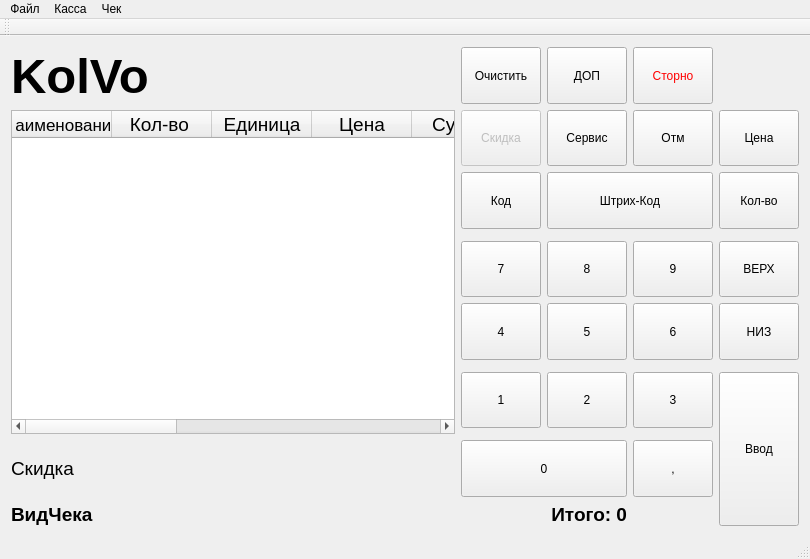
<?xml version="1.0" encoding="UTF-8"?>
<ui version="4.0">
 <class>RR_Cash</class>
 <widget class="QMainWindow" name="RR_Cash">
  <property name="enabled">
   <bool>true</bool>
  </property>
  <property name="geometry">
   <rect>
    <x>0</x>
    <y>0</y>
    <width>810</width>
    <height>559</height>
   </rect>
  </property>
  <property name="sizePolicy">
   <sizepolicy hsizetype="Preferred" vsizetype="Preferred">
    <horstretch>0</horstretch>
    <verstretch>0</verstretch>
   </sizepolicy>
  </property>
  <property name="windowTitle">
   <string>АРК Кассира</string>
  </property>
  <property name="windowOpacity">
   <double>1.000000000000000</double>
  </property>
  <property name="statusTip">
   <string/>
  </property>
  <widget class="QWidget" name="centralWidget">
   <layout class="QGridLayout" name="gridLayout_4">
    <item row="5" column="9">
     <widget class="QPushButton" name="nine">
      <property name="sizePolicy">
       <sizepolicy hsizetype="Minimum" vsizetype="Expanding">
        <horstretch>0</horstretch>
        <verstretch>0</verstretch>
       </sizepolicy>
      </property>
      <property name="focusPolicy">
       <enum>Qt::NoFocus</enum>
      </property>
      <property name="styleSheet">
       <string notr="true">font: 36pt &quot;MS Shell Dlg 2&quot;;</string>
      </property>
      <property name="text">
       <string>9</string>
      </property>
     </widget>
    </item>
    <item row="5" column="10">
     <widget class="QPushButton" name="up">
      <property name="sizePolicy">
       <sizepolicy hsizetype="Minimum" vsizetype="Expanding">
        <horstretch>0</horstretch>
        <verstretch>0</verstretch>
       </sizepolicy>
      </property>
      <property name="focusPolicy">
       <enum>Qt::NoFocus</enum>
      </property>
      <property name="styleSheet">
       <string notr="true">font: 24pt &quot;MS Shell Dlg 2&quot;;</string>
      </property>
      <property name="text">
       <string>ВЕРХ</string>
      </property>
     </widget>
    </item>
    <item row="11" column="0" colspan="4">
     <widget class="QLabel" name="label_VidCheka">
      <property name="font">
       <font>
        <pointsize>14</pointsize>
        <weight>75</weight>
        <italic>false</italic>
        <bold>true</bold>
       </font>
      </property>
      <property name="text">
       <string>ВидЧека</string>
      </property>
      <property name="alignment">
       <set>Qt::AlignLeading|Qt::AlignLeft|Qt::AlignVCenter</set>
      </property>
     </widget>
    </item>
    <item row="5" column="8">
     <widget class="QPushButton" name="eight">
      <property name="sizePolicy">
       <sizepolicy hsizetype="Minimum" vsizetype="Expanding">
        <horstretch>0</horstretch>
        <verstretch>0</verstretch>
       </sizepolicy>
      </property>
      <property name="focusPolicy">
       <enum>Qt::NoFocus</enum>
      </property>
      <property name="styleSheet">
       <string notr="true">font: 36pt &quot;MS Shell Dlg 2&quot;;</string>
      </property>
      <property name="text">
       <string>8</string>
      </property>
     </widget>
    </item>
    <item row="0" column="0" colspan="5">
     <widget class="QLabel" name="label_KolVo">
      <property name="font">
       <font>
        <pointsize>37</pointsize>
        <weight>75</weight>
        <bold>true</bold>
       </font>
      </property>
      <property name="layoutDirection">
       <enum>Qt::LeftToRight</enum>
      </property>
      <property name="text">
       <string>KolVo</string>
      </property>
      <property name="alignment">
       <set>Qt::AlignLeading|Qt::AlignLeft|Qt::AlignVCenter</set>
      </property>
     </widget>
    </item>
    <item row="8" column="9">
     <widget class="QPushButton" name="three">
      <property name="sizePolicy">
       <sizepolicy hsizetype="Minimum" vsizetype="Expanding">
        <horstretch>0</horstretch>
        <verstretch>0</verstretch>
       </sizepolicy>
      </property>
      <property name="focusPolicy">
       <enum>Qt::NoFocus</enum>
      </property>
      <property name="styleSheet">
       <string notr="true">font: 36pt &quot;MS Shell Dlg 2&quot;;</string>
      </property>
      <property name="text">
       <string>3</string>
      </property>
     </widget>
    </item>
    <item row="8" column="8">
     <widget class="QPushButton" name="two2">
      <property name="sizePolicy">
       <sizepolicy hsizetype="Minimum" vsizetype="Expanding">
        <horstretch>0</horstretch>
        <verstretch>0</verstretch>
       </sizepolicy>
      </property>
      <property name="focusPolicy">
       <enum>Qt::NoFocus</enum>
      </property>
      <property name="styleSheet">
       <string notr="true">font: 36pt &quot;MS Shell Dlg 2&quot;;</string>
      </property>
      <property name="text">
       <string>2</string>
      </property>
     </widget>
    </item>
    <item row="11" column="6" colspan="3">
     <widget class="QLabel" name="label_Itog">
      <property name="minimumSize">
       <size>
        <width>158</width>
        <height>0</height>
       </size>
      </property>
      <property name="font">
       <font>
        <pointsize>14</pointsize>
        <weight>75</weight>
        <italic>false</italic>
        <bold>true</bold>
       </font>
      </property>
      <property name="text">
       <string>Итого: 0</string>
      </property>
      <property name="alignment">
       <set>Qt::AlignRight|Qt::AlignTrailing|Qt::AlignVCenter</set>
      </property>
     </widget>
    </item>
    <item row="6" column="8">
     <widget class="QPushButton" name="five">
      <property name="sizePolicy">
       <sizepolicy hsizetype="Minimum" vsizetype="Expanding">
        <horstretch>0</horstretch>
        <verstretch>0</verstretch>
       </sizepolicy>
      </property>
      <property name="focusPolicy">
       <enum>Qt::NoFocus</enum>
      </property>
      <property name="styleSheet">
       <string notr="true">font: 36pt &quot;MS Shell Dlg 2&quot;;</string>
      </property>
      <property name="text">
       <string>5</string>
      </property>
     </widget>
    </item>
    <item row="2" column="9">
     <widget class="QPushButton" name="clear">
      <property name="sizePolicy">
       <sizepolicy hsizetype="Minimum" vsizetype="Expanding">
        <horstretch>0</horstretch>
        <verstretch>0</verstretch>
       </sizepolicy>
      </property>
      <property name="focusPolicy">
       <enum>Qt::NoFocus</enum>
      </property>
      <property name="styleSheet">
       <string notr="true">font: 26pt &quot;MS Shell Dlg 2&quot;;</string>
      </property>
      <property name="text">
       <string>Отм</string>
      </property>
     </widget>
    </item>
    <item row="2" column="8">
     <widget class="QPushButton" name="service">
      <property name="sizePolicy">
       <sizepolicy hsizetype="Minimum" vsizetype="Expanding">
        <horstretch>0</horstretch>
        <verstretch>0</verstretch>
       </sizepolicy>
      </property>
      <property name="focusPolicy">
       <enum>Qt::NoFocus</enum>
      </property>
      <property name="styleSheet">
       <string notr="true">font: 24pt &quot;MS Shell Dlg 2&quot;;</string>
      </property>
      <property name="text">
       <string>Сервис</string>
      </property>
     </widget>
    </item>
    <item row="10" column="0">
     <widget class="QLabel" name="label">
      <property name="font">
       <font>
        <pointsize>14</pointsize>
       </font>
      </property>
      <property name="text">
       <string>Скидка</string>
      </property>
     </widget>
    </item>
    <item row="0" column="9">
     <widget class="QPushButton" name="minus">
      <property name="sizePolicy">
       <sizepolicy hsizetype="Minimum" vsizetype="Expanding">
        <horstretch>0</horstretch>
        <verstretch>0</verstretch>
       </sizepolicy>
      </property>
      <property name="focusPolicy">
       <enum>Qt::NoFocus</enum>
      </property>
      <property name="styleSheet">
       <string notr="true">color: rgb(255, 0, 0); font: 24pt &quot;MS Shell Dlg 2&quot;;</string>
      </property>
      <property name="text">
       <string>Сторно</string>
      </property>
     </widget>
    </item>
    <item row="0" column="10">
     <layout class="QGridLayout" name="gridLayout"/>
    </item>
    <item row="10" column="1">
     <widget class="QLabel" name="discont_2">
      <property name="font">
       <font>
        <pointsize>14</pointsize>
       </font>
      </property>
      <property name="text">
       <string/>
      </property>
     </widget>
    </item>
    <item row="2" column="10">
     <widget class="QPushButton" name="price">
      <property name="sizePolicy">
       <sizepolicy hsizetype="Minimum" vsizetype="Expanding">
        <horstretch>0</horstretch>
        <verstretch>0</verstretch>
       </sizepolicy>
      </property>
      <property name="focusPolicy">
       <enum>Qt::NoFocus</enum>
      </property>
      <property name="styleSheet">
       <string notr="true">font: 26pt &quot;MS Shell Dlg 2&quot;;</string>
      </property>
      <property name="text">
       <string>Цена</string>
      </property>
     </widget>
    </item>
    <item row="0" column="8">
     <widget class="QPushButton" name="additionaly">
      <property name="sizePolicy">
       <sizepolicy hsizetype="Minimum" vsizetype="Expanding">
        <horstretch>0</horstretch>
        <verstretch>0</verstretch>
       </sizepolicy>
      </property>
      <property name="focusPolicy">
       <enum>Qt::NoFocus</enum>
      </property>
      <property name="styleSheet">
       <string notr="true">font: 26pt &quot;MS Shell Dlg 2&quot;;</string>
      </property>
      <property name="text">
       <string>ДОП</string>
      </property>
     </widget>
    </item>
    <item row="6" column="10">
     <widget class="QPushButton" name="Down">
      <property name="sizePolicy">
       <sizepolicy hsizetype="Minimum" vsizetype="Expanding">
        <horstretch>0</horstretch>
        <verstretch>0</verstretch>
       </sizepolicy>
      </property>
      <property name="focusPolicy">
       <enum>Qt::NoFocus</enum>
      </property>
      <property name="styleSheet">
       <string notr="true">font: 24pt &quot;MS Shell Dlg 2&quot;;</string>
      </property>
      <property name="text">
       <string>НИЗ</string>
      </property>
     </widget>
    </item>
    <item row="6" column="9">
     <widget class="QPushButton" name="six">
      <property name="sizePolicy">
       <sizepolicy hsizetype="Minimum" vsizetype="Expanding">
        <horstretch>0</horstretch>
        <verstretch>0</verstretch>
       </sizepolicy>
      </property>
      <property name="focusPolicy">
       <enum>Qt::NoFocus</enum>
      </property>
      <property name="styleSheet">
       <string notr="true">font: 36pt &quot;MS Shell Dlg 2&quot;;</string>
      </property>
      <property name="text">
       <string>6</string>
      </property>
     </widget>
    </item>
    <item row="8" column="10" rowspan="4">
     <widget class="QPushButton" name="enter">
      <property name="sizePolicy">
       <sizepolicy hsizetype="Minimum" vsizetype="Expanding">
        <horstretch>0</horstretch>
        <verstretch>0</verstretch>
       </sizepolicy>
      </property>
      <property name="focusPolicy">
       <enum>Qt::NoFocus</enum>
      </property>
      <property name="whatsThis">
       <string>осуществлятся подтверждение операции</string>
      </property>
      <property name="styleSheet">
       <string notr="true">font: 26pt &quot;MS Shell Dlg 2&quot;;</string>
      </property>
      <property name="text">
       <string>Ввод</string>
      </property>
     </widget>
    </item>
    <item row="6" column="7">
     <widget class="QPushButton" name="four">
      <property name="sizePolicy">
       <sizepolicy hsizetype="Minimum" vsizetype="Expanding">
        <horstretch>0</horstretch>
        <verstretch>0</verstretch>
       </sizepolicy>
      </property>
      <property name="focusPolicy">
       <enum>Qt::NoFocus</enum>
      </property>
      <property name="styleSheet">
       <string notr="true">font: 36pt &quot;MS Shell Dlg 2&quot;;</string>
      </property>
      <property name="text">
       <string>4</string>
      </property>
     </widget>
    </item>
    <item row="8" column="7">
     <widget class="QPushButton" name="one">
      <property name="sizePolicy">
       <sizepolicy hsizetype="Minimum" vsizetype="Expanding">
        <horstretch>0</horstretch>
        <verstretch>0</verstretch>
       </sizepolicy>
      </property>
      <property name="focusPolicy">
       <enum>Qt::NoFocus</enum>
      </property>
      <property name="styleSheet">
       <string notr="true">font: 36pt &quot;MS Shell Dlg 2&quot;;</string>
      </property>
      <property name="text">
       <string>1</string>
      </property>
     </widget>
    </item>
    <item row="10" column="9">
     <widget class="QPushButton" name="dote">
      <property name="sizePolicy">
       <sizepolicy hsizetype="Minimum" vsizetype="Expanding">
        <horstretch>0</horstretch>
        <verstretch>0</verstretch>
       </sizepolicy>
      </property>
      <property name="focusPolicy">
       <enum>Qt::NoFocus</enum>
      </property>
      <property name="styleSheet">
       <string notr="true">font: 36pt &quot;MS Shell Dlg 2&quot;;</string>
      </property>
      <property name="text">
       <string>,</string>
      </property>
     </widget>
    </item>
    <item row="2" column="7">
     <widget class="QPushButton" name="discont">
      <property name="enabled">
       <bool>false</bool>
      </property>
      <property name="sizePolicy">
       <sizepolicy hsizetype="Minimum" vsizetype="Expanding">
        <horstretch>0</horstretch>
        <verstretch>0</verstretch>
       </sizepolicy>
      </property>
      <property name="focusPolicy">
       <enum>Qt::NoFocus</enum>
      </property>
      <property name="styleSheet">
       <string notr="true">font: 24pt &quot;MS Shell Dlg 2&quot;;</string>
      </property>
      <property name="text">
       <string>Скидка</string>
      </property>
     </widget>
    </item>
    <item row="0" column="7">
     <widget class="QPushButton" name="pushButton">
      <property name="sizePolicy">
       <sizepolicy hsizetype="Minimum" vsizetype="Expanding">
        <horstretch>0</horstretch>
        <verstretch>0</verstretch>
       </sizepolicy>
      </property>
      <property name="focusPolicy">
       <enum>Qt::NoFocus</enum>
      </property>
      <property name="styleSheet">
       <string notr="true">font: 18pt &quot;MS Shell Dlg 2&quot;;</string>
      </property>
      <property name="text">
       <string>Очистить</string>
      </property>
     </widget>
    </item>
    <item row="10" column="7" colspan="2">
     <widget class="QPushButton" name="zero">
      <property name="sizePolicy">
       <sizepolicy hsizetype="Minimum" vsizetype="Expanding">
        <horstretch>0</horstretch>
        <verstretch>0</verstretch>
       </sizepolicy>
      </property>
      <property name="focusPolicy">
       <enum>Qt::NoFocus</enum>
      </property>
      <property name="styleSheet">
       <string notr="true">font: 36pt &quot;MS Shell Dlg 2&quot;;</string>
      </property>
      <property name="text">
       <string>0</string>
      </property>
     </widget>
    </item>
    <item row="5" column="7">
     <widget class="QPushButton" name="seven">
      <property name="sizePolicy">
       <sizepolicy hsizetype="Minimum" vsizetype="Expanding">
        <horstretch>0</horstretch>
        <verstretch>0</verstretch>
       </sizepolicy>
      </property>
      <property name="focusPolicy">
       <enum>Qt::NoFocus</enum>
      </property>
      <property name="styleSheet">
       <string notr="true">font: 36pt &quot;MS Shell Dlg 2&quot;;</string>
      </property>
      <property name="text">
       <string>7</string>
      </property>
     </widget>
    </item>
    <item row="3" column="8" colspan="2">
     <widget class="QPushButton" name="tab">
      <property name="sizePolicy">
       <sizepolicy hsizetype="Minimum" vsizetype="Expanding">
        <horstretch>0</horstretch>
        <verstretch>0</verstretch>
       </sizepolicy>
      </property>
      <property name="focusPolicy">
       <enum>Qt::NoFocus</enum>
      </property>
      <property name="styleSheet">
       <string notr="true">font: 26pt &quot;MS Shell Dlg 2&quot;;</string>
      </property>
      <property name="text">
       <string>Штрих-Код</string>
      </property>
     </widget>
    </item>
    <item row="3" column="10">
     <widget class="QPushButton" name="product">
      <property name="sizePolicy">
       <sizepolicy hsizetype="Minimum" vsizetype="Expanding">
        <horstretch>0</horstretch>
        <verstretch>0</verstretch>
       </sizepolicy>
      </property>
      <property name="focusPolicy">
       <enum>Qt::NoFocus</enum>
      </property>
      <property name="styleSheet">
       <string notr="true">font: 26pt &quot;MS Shell Dlg 2&quot;;</string>
      </property>
      <property name="text">
       <string>Кол-во</string>
      </property>
     </widget>
    </item>
    <item row="3" column="7">
     <widget class="QPushButton" name="tab_2">
      <property name="sizePolicy">
       <sizepolicy hsizetype="Minimum" vsizetype="Expanding">
        <horstretch>0</horstretch>
        <verstretch>0</verstretch>
       </sizepolicy>
      </property>
      <property name="focusPolicy">
       <enum>Qt::NoFocus</enum>
      </property>
      <property name="styleSheet">
       <string notr="true">font: 26pt &quot;MS Shell Dlg 2&quot;;</string>
      </property>
      <property name="text">
       <string>Код</string>
      </property>
     </widget>
    </item>
    <item row="2" column="0" rowspan="8" colspan="7">
     <widget class="QTableWidget" name="table_tovar">
      <property name="sizePolicy">
       <sizepolicy hsizetype="Expanding" vsizetype="Expanding">
        <horstretch>0</horstretch>
        <verstretch>0</verstretch>
       </sizepolicy>
      </property>
      <property name="font">
       <font>
        <family>MS Shell Dlg 2</family>
        <pointsize>14</pointsize>
       </font>
      </property>
      <property name="focusPolicy">
       <enum>Qt::NoFocus</enum>
      </property>
      <property name="editTriggers">
       <set>QAbstractItemView::NoEditTriggers</set>
      </property>
      <property name="columnCount">
       <number>11</number>
      </property>
      <column>
       <property name="text">
        <string>Наименование</string>
       </property>
       <property name="font">
        <font>
         <pointsize>13</pointsize>
        </font>
       </property>
       <property name="textAlignment">
        <set>AlignCenter</set>
       </property>
      </column>
      <column>
       <property name="text">
        <string>    Кол-во     </string>
       </property>
       <property name="textAlignment">
        <set>AlignCenter</set>
       </property>
      </column>
      <column>
       <property name="text">
        <string>Единица</string>
       </property>
       <property name="textAlignment">
        <set>AlignCenter</set>
       </property>
      </column>
      <column>
       <property name="text">
        <string>     Цена     </string>
       </property>
       <property name="textAlignment">
        <set>AlignCenter</set>
       </property>
      </column>
      <column>
       <property name="text">
        <string>     Сумма     </string>
       </property>
       <property name="textAlignment">
        <set>AlignCenter</set>
       </property>
      </column>
      <column>
       <property name="text">
        <string>test</string>
       </property>
      </column>
      <column>
       <property name="text">
        <string>test</string>
       </property>
       <property name="textAlignment">
        <set>AlignCenter</set>
       </property>
      </column>
      <column>
       <property name="text">
        <string>test</string>
       </property>
      </column>
      <column>
       <property name="text">
        <string>test</string>
       </property>
      </column>
      <column>
       <property name="text">
        <string>test</string>
       </property>
      </column>
      <column>
       <property name="text">
        <string>Польз. Код</string>
       </property>
       <property name="textAlignment">
        <set>AlignCenter</set>
       </property>
      </column>
     </widget>
    </item>
   </layout>
   <widget class="QWidget" name="gridLayoutWidget">
    <property name="geometry">
     <rect>
      <x>140</x>
      <y>310</y>
      <width>2</width>
      <height>2</height>
     </rect>
    </property>
    <layout class="QGridLayout" name="gridLayout_2"/>
   </widget>
  </widget>
  <widget class="QMenuBar" name="menuBar">
   <property name="geometry">
    <rect>
     <x>0</x>
     <y>0</y>
     <width>810</width>
     <height>21</height>
    </rect>
   </property>
   <widget class="QMenu" name="menuRR_Cash_mini">
    <property name="title">
     <string>Файл</string>
    </property>
    <addaction name="separator"/>
    <addaction name="Exit"/>
   </widget>
   <widget class="QMenu" name="menu">
    <property name="title">
     <string>Касса</string>
    </property>
    <addaction name="action_4"/>
    <addaction name="action_2"/>
    <addaction name="separator"/>
    <addaction name="actionX"/>
    <addaction name="actionZ"/>
   </widget>
   <widget class="QMenu" name="menu_2">
    <property name="title">
     <string>Чек</string>
    </property>
    <addaction name="action_6"/>
    <addaction name="action_7"/>
    <addaction name="separator"/>
    <addaction name="action_5"/>
    <addaction name="action_8"/>
    <addaction name="separator"/>
    <addaction name="action_3"/>
    <addaction name="action"/>
   </widget>
   <addaction name="menuRR_Cash_mini"/>
   <addaction name="menu"/>
   <addaction name="menu_2"/>
  </widget>
  <widget class="QToolBar" name="mainToolBar">
   <attribute name="toolBarArea">
    <enum>TopToolBarArea</enum>
   </attribute>
   <attribute name="toolBarBreak">
    <bool>false</bool>
   </attribute>
  </widget>
  <widget class="QStatusBar" name="statusBar"/>
  <action name="Exit">
   <property name="text">
    <string>Выход</string>
   </property>
  </action>
  <action name="action_4">
   <property name="text">
    <string>Настройка</string>
   </property>
  </action>
  <action name="actionZ">
   <property name="text">
    <string>Z - отчет</string>
   </property>
  </action>
  <action name="actionX">
   <property name="text">
    <string>X - отчет</string>
   </property>
  </action>
  <action name="action_2">
   <property name="text">
    <string>Статус ККМ</string>
   </property>
  </action>
  <action name="action">
   <property name="text">
    <string>Анулировать чек</string>
   </property>
  </action>
  <action name="action_3">
   <property name="text">
    <string>Продолжить печать</string>
   </property>
  </action>
  <action name="action_6">
   <property name="text">
    <string>Возврат</string>
   </property>
  </action>
  <action name="action_7">
   <property name="text">
    <string>Продажа</string>
   </property>
  </action>
  <action name="action_5">
   <property name="text">
    <string>Внесение</string>
   </property>
  </action>
  <action name="action_8">
   <property name="text">
    <string>Выплата</string>
   </property>
  </action>
  <action name="action_9">
   <property name="text">
    <string>Таблица</string>
   </property>
  </action>
 </widget>
 <layoutdefault spacing="6" margin="11"/>
 <resources/>
 <connections/>
</ui>
